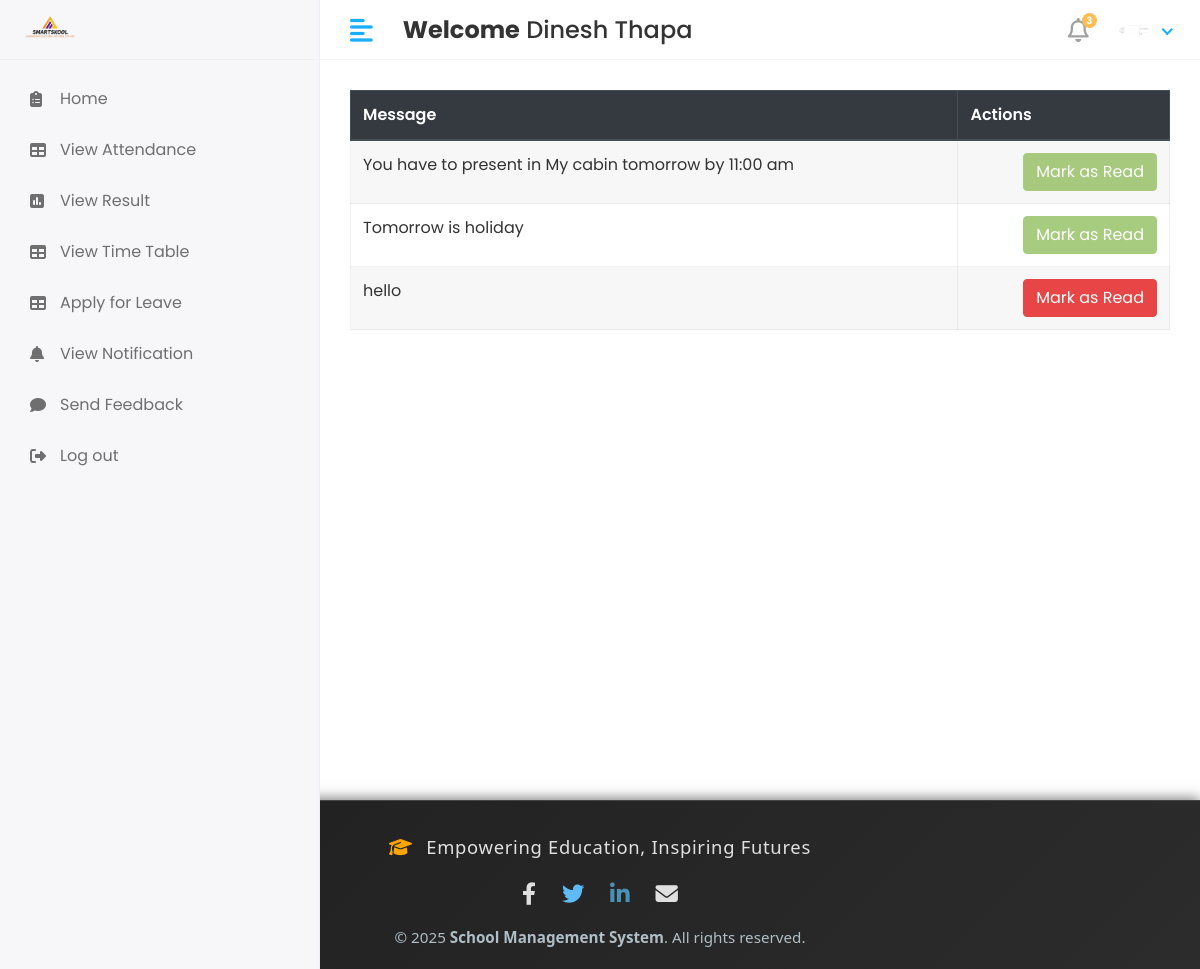
Page /student/Notification/ (signed in) on the committed database.
### app/models.py (models this page shows, shortened)
class CustomUser(AbstractUser):
   USER= (
      (1,'hod'),
      (2,'staff'),
      (3,'student'),
    )
   user_type=models.CharField(choices=USER,max_length=50,default=1)
   profile_pic = models.ImageField(upload_to='media/profile_pics')

class student_notification(models.Model):
    student_id = models.ForeignKey(student, on_delete=models.CASCADE)
    message = models.TextField()
    created_at = models.DateTimeField(auto_now_add=True)
    status = models.IntegerField(null=True,default=0)

### school_management_system/Student_Views.py (the view)
# urls.py: path('student/Notification/',Student_Views.Student_notification,name='student_notification'),
def Student_notification(request):
    student_obj = student.objects.filter(admin=request.user.id)
    for i in student_obj:
        student_id =i.id
    student_notification_obj = student_notification.objects.filter(student_id=student_id)
    context = {
        'student_notification_obj': student_notification_obj,
    }
    return render(request, 'Student/student_notification.html',context)

### templates/student/student_notification.html
{% extends 'base.html' %}
{% block content %}
<div class="table-responsive">
        <table id="studentTable" class="table table-striped table-bordered" style="width: 100%; background: #fff;">
            <thead class="thead-dark">
                <tr>
                    <th>Message</th>
                    <th>Actions</th>
                </tr>
            </thead>
            <tbody>
                {% for i in student_notification_obj %}
                <tr>
                    <td>{{i.message}}  </td>
                    <td class ="text-right">
                        <div class ="actions">
                            {% if i.status == 0%}
                        <a href="{% url 'student_mark_as_done'  status=i.id%}" class="btn btn-danger "> Mark as Read</a>
                            {%else%}
                        <button class="btn btn-success " disabled = "disabled"> Mark as Read</button>
                            {%endif%}
                    </div>
                    </td>
                </tr>
                {% endfor %}
            </tbody>
        </table>
    </div>
{% endblock %}

### templates/includes/header.html (shortened to what this page needs)
{% load static %}
<div class="header">
    {% if user.user_type == '1' %}
            <div class="header-left">
               <a href="" class="logo">
               <img src="{% static 'assets/img/logo1.png'%}" alt="Logo" width="80" height="80">
               </a>
               <a href="index.html" class="logo logo-small">
               <img src="{% static 'assets/img/logo1.png'%}" alt="Logo" width="80" height="80">
               </a>
            </div>
            <a href="javascript:void(0);" id="toggle_btn">
            <i class="fas fa-align-left"></i>
            </a>
            <div class="top-nav-search mt-3" >
               <h4><strong>Welcome</strong>&nbsp;<span>{{user.first_name}} {{user.last_name}}</span></h4>
            </div>
            <a class="mobile_btn" id="mobile_btn">
            <i class="fas fa-bars"></i>
            </a>
            <ul class="nav user-menu">
               <li class="nav-item dropdown noti-dropdown">
                  <a href="#" class="dropdown-toggle nav-link" data-toggle="dropdown">
                  <i class="far fa-bell"></i> <span class="badge badge-pill">3</span>
                  </a>
                  <div class="dropdown-menu notifications">
                     <div class="topnav-dropdown-header">
                        <span class="notification-title">Notifications</span>
                        <a href="javascript:void(0)" class="clear-noti"> Clear All </a>
                     </div>
                     <div class="noti-content">
                        <ul class="notification-list">
                           <li class="notification-message">
                              <a href="#">
                                 <div class="media">
                                    <span class="avatar avatar-sm">
                                    <img class="avatar-img rounded-circle" alt="User Image" src="{{ user.profile.profile_pic.url }}">
                                    </span>
                                    <div class="media-body">
                                       <p class="noti-details"><span class="noti-title">Carlson Tech</span> has approved <span class="noti-title">your estimate</span></p>
                                       <p class="noti-time"><span class="notification-time">4 mins ago</span></p>
                                    </div>
                                 </div>
                              </a>
                           </li>
                           <li class="notification-message">
                              <a href="#">
                                 <div class="media">
                                    <span class="avatar avatar-sm">
                                    <img class="avatar-img rounded-circle" alt="User Image" src="{% static 'assets/img/profiles/avatar-11.jpg'%}">
                                    </span>
                                    <div class="media-body">
                                       <p class="noti-details"><span class="noti-title">International Software Inc</span> has sent you a invoice in the amount of <span class="noti-title">$218</span></p>
                                       <p class="noti-time"><span class="notification-time">6 mins ago</span></p>
                                    </div>
                                 </div>
                              </a>
                           </li>
                           <li class="notification-message">
                              <a href="#">
                                 <div class="media">
                                    <span class="avatar avatar-sm">
                                    <img class="avatar-img rounded-circle" alt="User Image" src="{% static 'assets/img/profiles/avatar-17.jpg'%}">
                                    </span>
                                    <div class="media-body">
                                       <p class="noti-details"><span class="noti-title">John Hendry</span> sent a cancellation request <span class="noti-title">Apple iPhone XR</span></p>
                                       <p class="noti-time"><span class="notification-time">8 mins ago</span></p>
                                    </div>
                                 </div>
                              </a>
                           </li>
                           <li class="notification-message">
                              <a href="#">
                                 <div class="media">
                                    <span class="avatar avatar-sm">
                                    <img class="avatar-img rounded-circle" alt="User Image" src="{% static 'assets/img/profiles/avatar-13.jpg'%}">
                                    </span>
                                    <div class="media-body">
                                       <p class="noti-details"><span class="noti-title">Mercury Software Inc</span> added a new product <span class="noti-title">Apple MacBook Pro</span></p>
                                       <p class="noti-time"><span class="notification-time">12 mins ago</span></p>
                                    </div>
                                 </div>
                              </a>
                           </li>
                        </ul>
                     </div>
                     <div class="topnav-dropdown-footer">
                        <a href="#">View all Notifications</a>
                     </div>
                  </div>
               </li>
               <li class="nav-item dropdown has-arrow">
                  <a href="#" class="dropdown-toggle nav-link" data-toggle="dropdown">
                    <span class="user-img">
                     {% if user.profile_pic and user.profile_pic.url %}
                        <span class="user-img">
                           <img class="rounded-circle" src="{{ user.profile_pic.url }}" width="30" alt="Profile">
                           <span class="status online"></span>
                        </span>
                     {% else %}
                        <span class="user-img">
                           <img class="rounded-circle" src="{% static 'assets/img/noimg.png' %}" width="30" alt="Profile">
                           <span class="status online"></span>
                        </span>
                     {% endif %}
                                 </span>
                  </a>
                  <div class="dropdown-menu">
                     <div class="user-header">
                        <div class="avatar avatar-sm">
                           {% if user.profile_pic and user.profile_pic.url %}
                              <img src="{{ user.profile_pic.url }}" alt="User Image" class="avatar-img rounded-circle">
                           {% else %}
                              <img src="{% static 'assets/img/noimg.png' %}" alt="User Image" class="avatar-img rounded-circle">
                           {% endif %}
                        </div>
                        <div class="user-text">
                           <h6>{{user.first_name}}&nbsp; {{user.last_name}}</h6>
                           {% if user.user_type == '1' %}
                           <p class="text-muted mb-0">HOD</p>
                           {%elif user.user_type == '2' %}
                           <p class="text-muted mb-0">Staff</p>
                           {%else%}
                           <p class="text-muted mb-0">Student</p>
                           {%endif%}
                        </div>
                     </div>
                     <a class="dropdown-item" href="#">My Profile</a>
                     <a class="dropdown-item" href="inbox.html">Inbox</a>
                     <a class="dropdown-item" href={% url 'logout' %}>Logout</a>
                  </div>
               </li>
            </ul>
         {%else%}
         <div class="header-left">
              <a href="" class="logo">
               <img src="{% static 'assets/img/logo1.png'%}" alt="Logo" width="80" height="80">
               </a>
            </div>
            <a href="javascript:void(0);" id="toggle_btn">
            <i class="fas fa-align-left"></i>
            </a>
            <div class="top-nav-search mt-3" >
               <h4><strong>Welcome</strong>&nbsp;<span>{{user.first_name}} {{user.last_name}}</span></h4>
            </div>
            <ul class="nav user-menu">
               <li class="nav-item dropdown noti-dropdown">
                  <a href="#" class="dropdown-toggle nav-link" data-toggle="dropdown">
                  <i class="far fa-bell"></i> <span class="badge badge-pill">3</span>
                  </a>
               </li>
               <li class="nav-item dropdown has-arrow">
                  <a href="#" class="dropdown-toggle nav-link" data-toggle="dropdown">
                    <span class="user-img">
                     {% if user.profile_pic and user.profile_pic.url %}
                        <span class="user-img">
                           <img class="rounded-circle" src="{{ user.profile_pic.url }}" width="30" alt="Profile">
                        </span>
                     {% else %}
                        <span class="user-img">
                           <img class="rounded-circle" src="{% static 'assets/img/noimg.png' %}" width="30" alt="Profile">
                           <span class="status online"></span>
                        </span>
                     {% endif %}
                                 </span>
                  </a>
               </li>
            </ul>
         {% endif %}
</div>

### static/assets/css/style.css (style rules this page uses)
html { height: 100%; }
body { background-color: #fff; color: #333; font-family: 'Poppins', sans-serif; font-size: 1rem; height: 100%; line-height: 1.5; overflow-x: hidden; }
h1, h2, h3, h4, h5, h6 { font-family: 'Poppins', sans-serif; margin-top: 0; }
a { color: #009ce7; }
input, button, a { transition: all 0.4s ease; -moz-transition: all 0.4s ease; -o-transition: all 0.4s ease; -ms-transition: all 0.4s ease; -webkit-transition: all 0.4s ease; }
input, input:focus, button, button:focus { outline: none; }
ul, ol { padding: 0px; list-style: none; }
.table { color: #333; max-width: 100%; margin-bottom: 0; width: 100%; }
.table-striped > tbody > tr:nth-of-type(2n+1) { background-color: #f8f9fa; }
.table thead tr th { font-weight: 600; }
.table tbody tr { border-bottom: 1px solid rgba(0, 0, 0, 0.05); }
.table-striped thead tr { border-color: transparent; }
.table-striped tbody tr { border-color: transparent; }
.table-striped tbody tr:nth-of-type(even) { background-color: rgba(255, 255, 255, 0.3); }
.table-striped tbody tr:nth-of-type(odd) { background-color: rgba(235, 235, 235, 0.4); }
.table-bordered { border: 1px solid rgba(0, 0, 0, 0.05) !important; }
.table-bordered th, .table-bordered td { border-color: rgba(0, 0, 0, 0.05); }
.btn-success { background-color: #7bb13c; border: 1px solid #7bb13c }
.btn-success.disabled, .btn-success:disabled { background-color: #7bb13c; border-color: #7bb13c; color: #fff; }
.btn-danger { background-color: #e84646; border: 1px solid #e84646; }
.header { background-color: #fff; border-bottom: 1px solid #f3f3f4; left: 0; position: fixed; right: 0; top: 0; z-index: 1001; height: 60px; }
.header .header-left { float: left; height: 60px; padding: 0 20px; position: relative; width: 320px; z-index: 1; transition: all 0.2s ease-in-out; background-color: #f7f7fa; border-bottom: 1px solid #efefef; border-right: 1px solid #ececf5; display: flex; align-items: center; }
.header .header-left .logo { display: inline-block; line-height: 60px; }
.header .header-left .logo img { max-height: 40px; width: auto; }
.header .dropdown-toggle:after { display: none; }
.header .has-arrow .dropdown-toggle:after { border-top: 0; border-left: 0; border-bottom: 2px solid #18aefa; border-right: 2px solid #18aefa; content: ''; height: 8px; display: inline-block; pointer-events: none; -webkit-transform-origin: 66% 66%; -ms-transform-origin: 66% 66%; transform-origin: 66% 66%; -webkit-transform: rotate(45deg); -ms-transform: rotate(45deg); transform: rotate(45deg); -webkit-transition: all 0.15s ease-in-out; transition: all 0.15s ease-in-out; width: 8px; vertical-align: 0px; }
.user-menu { float: right; margin: 0; position: relative; z-index: 99; padding-right: 15px; }
.user-menu.nav > li > a { color: #a0a0a0; font-size: 14px; line-height: 58px; padding: 0 15px; height: 60px; }
.user-img { margin-right: 3px; position: relative; }
.top-nav-search { float: left; margin-left: 15px; }
.user-menu.nav > li > a .badge { background-color: #FFBC53; display: block; font-size: 10px; font-weight: bold; height: 15px; width: 15px; position: absolute; right: 7px; top: 13px; color: #fff; padding: 3px; }
.user-menu.nav > li > a > i { font-size: 1.5rem; line-height: 60px; }
@media (min-width: 992px) { #toggle_btn { align-items: center; color: #18aefa; display: inline-flex; float: left; font-size: 26px; height: 60px; justify-content: center; margin-left: 15px; padding: 0 15px; } }

### rows in the picture
CustomUser: first_name "Dinesh", last_name "Thapa", profile_pic (picture)
student_notification: message "You have to present in My cabin tomorrow by 11:00 am", status "Mark as Read"
student_notification: message "Tomorrow is holiday", status "Mark as Read"
student_notification: message "hello", status "Mark as Read"
